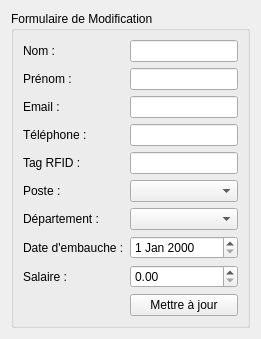
          <widget class="QWidget" name="tab_modifier_dossier">
           <attribute name="title">
            <string>✏️ Modifier Dossier</string>
           </attribute>
           <layout class="QVBoxLayout" name="verticalLayout_3">
            <item>
             <widget class="QGroupBox" name="groupBox_2">
              <property name="title">
               <string>Formulaire de Modification</string>
              </property>
              <layout class="QFormLayout" name="formLayout_2">
               <item row="0" column="0">
                <widget class="QLabel" name="label_10">
                 <property name="text">
                  <string>Nom :</string>
                 </property>
                </widget>
               </item>
               <item row="0" column="1">
                <widget class="QLineEdit" name="le_emp_nom_modif"/>
               </item>
               <item row="1" column="0">
                <widget class="QLabel" name="label_11">
                 <property name="text">
                  <string>Prénom :</string>
                 </property>
                </widget>
               </item>
               <item row="1" column="1">
                <widget class="QLineEdit" name="le_emp_pre_modif"/>
               </item>
               <item row="2" column="0">
                <widget class="QLabel" name="label_12">
                 <property name="text">
                  <string>Email :</string>
                 </property>
                </widget>
               </item>
               <item row="2" column="1">
                <widget class="QLineEdit" name="le_emp_email_modif"/>
               </item>
               <item row="3" column="0">
                <widget class="QLabel" name="label_13">
                 <property name="text">
                  <string>Téléphone :</string>
                 </property>
                </widget>
               </item>
               <item row="3" column="1">
                <widget class="QLineEdit" name="le_emp_tel_modif"/>
               </item>
               <item row="4" column="0">
                <widget class="QLabel" name="label_14">
                 <property name="text">
                  <string>Tag RFID :</string>
                 </property>
                </widget>
               </item>
               <item row="4" column="1">
                <widget class="QLineEdit" name="le_emp_rfid_modif"/>
               </item>
               <item row="5" column="0">
                <widget class="QLabel" name="label_15">
                 <property name="text">
                  <string>Poste :</string>
                 </property>
                </widget>
               </item>
               <item row="5" column="1">
                <widget class="QComboBox" name="cb_emp_poste_modif"/>
               </item>
               <item row="6" column="0">
                <widget class="QLabel" name="label_16">
                 <property name="text">
                  <string>Département :</string>
                 </property>
                </widget>
               </item>
               <item row="6" column="1">
                <widget class="QComboBox" name="cb_emp_dept_modif"/>
               </item>
               <item row="7" column="0">
                <widget class="QLabel" name="label_17">
                 <property name="text">
                  <string>Date d'embauche :</string>
                 </property>
                </widget>
               </item>
               <item row="7" column="1">
                <widget class="QDateEdit" name="dt_emp_emb_modif"/>
               </item>
               <item row="8" column="0">
                <widget class="QLabel" name="label_18">
                 <property name="text">
                  <string>Salaire :</string>
                 </property>
                </widget>
               </item>
               <item row="8" column="1">
                <widget class="QDoubleSpinBox" name="sb_emp_sal_modif"/>
               </item>
               <item row="9" column="1">
                <widget class="QPushButton" name="btn_valider_modif_emp">
                 <property name="text">
                  <string>Mettre à jour</string>
                 </property>
                </widget>
               </item>
              </layout>
             </widget>
            </item>
           </layout>
          </widget>
